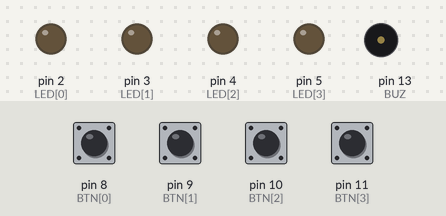
Simulated run of this sketch. Board: Arduino Uno, built with avr-gcc and run on an emulated ATmega328P. Shown: output pins drawn as LEDs (lit = HIGH), buzzer (waves = sounding). Dashed ring = blinking. Inputs (shaded band) come from the test bench; at power-on: pin 8 (BTN[0]), pin 9 (BTN[1]), pin 10 (BTN[2]), pin 11 (BTN[3]) HIGH. Random numbers use the default seed unless the sketch sets one.

Above: at 2.9 s.
3.0 s: pin 8 (BTN[0]) pulled LOW for 0.15 s
At 3.3 s:
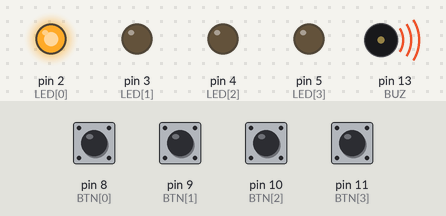
At 3.8 s:
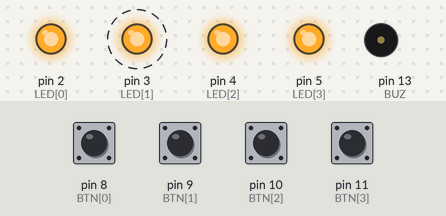
6.1 s: pin 10 (BTN[2]) pulled LOW for 0.15 s
At 8.4 s:
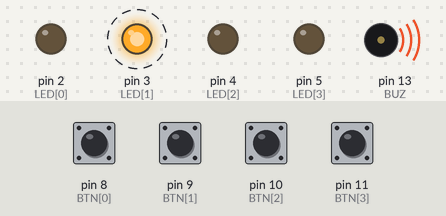
Timing chart, 0 to 10.1 s (numbered marks = the images above; inputs shaded):
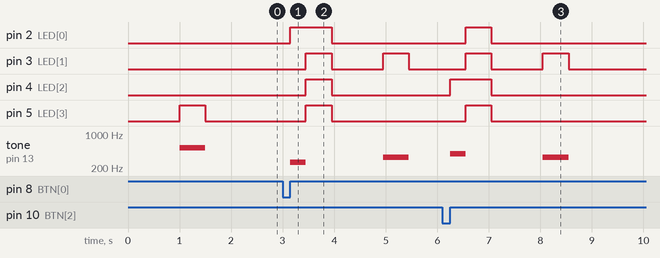

Measured:
- after the input at 3.0 s, pin 2 (LED[0]): LOW → HIGH after 0.15 s, → LOW 0.80 s later; pin 3 (LED[1]): alternates HIGH for 0.50 s and LOW for 1.0 s, starting after 0.45 s
- after the input at 6.1 s, pin 2 (LED[0]): LOW → HIGH after 0.45 s, → LOW 0.50 s later; pin 3 (LED[1]): alternates HIGH for 0.50 s and LOW for 1.0 s, 4 changes in all, then stays LOW, starting after 0.45 s

The sketch:

MemoryGame.ino
```cpp
const int LED[4] = {2, 3, 4, 5};
const int BTN[4] = {8, 9, 10, 11};
const int BUZ = 13;

const int FREQ[4] = {262, 330, 392, 523};

int seq[100];
int lvl = 0;

void setup() {
  for (int i = 0; i < 4; i++) {
    pinMode(LED[i], OUTPUT);
    digitalWrite(LED[i], LOW);
    pinMode(BTN[i], INPUT_PULLUP);
  }
  pinMode(BUZ, OUTPUT);
  digitalWrite(BUZ, LOW);
}

void LAS(int idx, int dur) {
  digitalWrite(LED[idx], HIGH);
  tone(BUZ, FREQ[idx]);
  delay(dur);
  digitalWrite(LED[idx], LOW);
  noTone(BUZ);
}

int waitBtn() {
  while (true) {
    for (int i = 0; i < 4; i++) {
      if (digitalRead(BTN[i]) == LOW) {
        delay(40);
        while (digitalRead(BTN[i]) == LOW);
        return i;
      }
    }
  }
}

void loop() {
   delay(1000);

  seq[lvl] = random(4);
  lvl++;

  for (int i = 0; i < lvl; i++) {
    LAS(seq[i], 500);
    delay(100);
  }

  delay(500);

  for (int i = 0; i < lvl; i++) {
    int pressed = waitBtn();
    LAS(pressed, 300);

    if (pressed != seq[i]) {
      for (int j = 0; j < 4; j++) digitalWrite(LED[j], HIGH);
      delay(500);
      for (int j = 0; j < 4; j++) digitalWrite(LED[j], LOW);
      lvl = 0;
      return;
    }
  }
}
```
